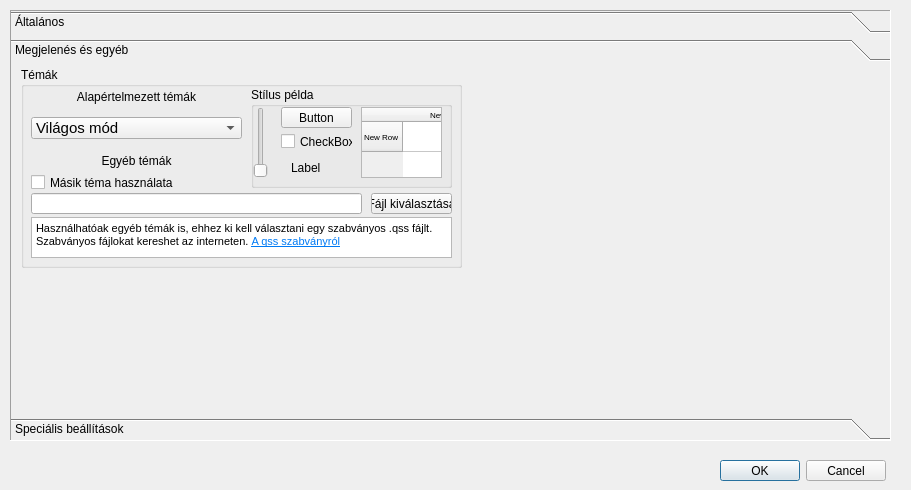
<?xml version="1.0" encoding="UTF-8"?>
<ui version="4.0">
 <class>settings</class>
 <widget class="QDialog" name="settings">
  <property name="geometry">
   <rect>
    <x>0</x>
    <y>0</y>
    <width>911</width>
    <height>490</height>
   </rect>
  </property>
  <property name="windowTitle">
   <string>Dialog</string>
  </property>
  <property name="whatsThis">
   <string/>
  </property>
  <widget class="QToolBox" name="toolbox">
   <property name="geometry">
    <rect>
     <x>10</x>
     <y>10</y>
     <width>881</width>
     <height>431</height>
    </rect>
   </property>
   <property name="frameShape">
    <enum>QFrame::Panel</enum>
   </property>
   <property name="frameShadow">
    <enum>QFrame::Sunken</enum>
   </property>
   <property name="currentIndex">
    <number>1</number>
   </property>
   <property name="tabSpacing">
    <number>6</number>
   </property>
   <widget class="QWidget" name="page">
    <property name="geometry">
     <rect>
      <x>0</x>
      <y>0</y>
      <width>879</width>
      <height>348</height>
     </rect>
    </property>
    <attribute name="label">
     <string>Általános</string>
    </attribute>
    <widget class="QGroupBox" name="groupBox">
     <property name="geometry">
      <rect>
       <x>10</x>
       <y>30</y>
       <width>231</width>
       <height>181</height>
      </rect>
     </property>
     <property name="title">
      <string>Beavatkozási lehetőségek beállítása</string>
     </property>
     <widget class="QPushButton" name="pushButton">
      <property name="geometry">
       <rect>
        <x>10</x>
        <y>140</y>
        <width>211</width>
        <height>21</height>
       </rect>
      </property>
      <property name="whatsThis">
       <string>&lt;html&gt;&lt;head/&gt;&lt;body&gt;&lt;p&gt;Az alapértelmezett beállítások visszaállítása a beavatkozási lehetőségek csoportban&lt;/p&gt;&lt;/body&gt;&lt;/html&gt;</string>
      </property>
      <property name="styleSheet">
       <string notr="true">QPushButton{background-color:red;}</string>
      </property>
      <property name="text">
       <string>Alapértelmezettek visszaállítása</string>
      </property>
     </widget>
     <widget class="QCheckBox" name="checkBox">
      <property name="geometry">
       <rect>
        <x>10</x>
        <y>30</y>
        <width>211</width>
        <height>19</height>
       </rect>
      </property>
      <property name="whatsThis">
       <string>&lt;html&gt;&lt;head/&gt;&lt;body&gt;&lt;p&gt;A ballasztrendszer manuális vezérlésének engedélyezése. Ekkor a PÖFF számok slideren módosíthatóak.&lt;/p&gt;&lt;/body&gt;&lt;/html&gt;</string>
      </property>
      <property name="text">
       <string>Ballasztrendszer manuális engedélyezés</string>
      </property>
      <property name="checked">
       <bool>true</bool>
      </property>
     </widget>
     <widget class="QCheckBox" name="checkBox_2">
      <property name="geometry">
       <rect>
        <x>10</x>
        <y>50</y>
        <width>211</width>
        <height>19</height>
       </rect>
      </property>
      <property name="whatsThis">
       <string>&lt;html&gt;&lt;head/&gt;&lt;body&gt;&lt;p&gt;A tesztmerülések közben adódhat, hogy a ballaszttartályt le kell ereszteni teljesen. Ez kockázatos művelet, engedélyezése nem ajánlott merülés közben.&lt;/p&gt;&lt;/body&gt;&lt;/html&gt;</string>
      </property>
      <property name="styleSheet">
       <string notr="true">QCheckBox{color:red;}</string>
      </property>
      <property name="text">
       <string>Ballaszt leeresztés engedélyezése</string>
      </property>
     </widget>
     <widget class="QCheckBox" name="checkBox_3">
      <property name="geometry">
       <rect>
        <x>10</x>
        <y>70</y>
        <width>211</width>
        <height>19</height>
       </rect>
      </property>
      <property name="whatsThis">
       <string>&lt;html&gt;&lt;head/&gt;&lt;body&gt;&lt;p&gt;A robotkar frissítésének letiltása. Ez a jobboldali grafikára vonatkozik.&lt;/p&gt;&lt;/body&gt;&lt;/html&gt;</string>
      </property>
      <property name="text">
       <string>Robotkar vezérelhető</string>
      </property>
      <property name="checked">
       <bool>true</bool>
      </property>
     </widget>
     <widget class="QCheckBox" name="checkBox_4">
      <property name="geometry">
       <rect>
        <x>10</x>
        <y>90</y>
        <width>211</width>
        <height>19</height>
       </rect>
      </property>
      <property name="whatsThis">
       <string>&lt;html&gt;&lt;head/&gt;&lt;body&gt;&lt;p&gt;A rendszerbe épjtett parancssor adott esetben letiltható. Itt bizonyos adatok kinyerhetők, és átállíhatók.&lt;/p&gt;&lt;/body&gt;&lt;/html&gt;</string>
      </property>
      <property name="text">
       <string>Parancssor elérhető</string>
      </property>
      <property name="checked">
       <bool>true</bool>
      </property>
     </widget>
     <widget class="QCheckBox" name="checkBox_5">
      <property name="geometry">
       <rect>
        <x>10</x>
        <y>110</y>
        <width>211</width>
        <height>19</height>
       </rect>
      </property>
      <property name="whatsThis">
       <string>&lt;html&gt;&lt;head/&gt;&lt;body&gt;&lt;p&gt;Pontonhajó vezérléséne engedélyezése. A rendszerhez ez a herdver egyenlőre nincsen hozzákapcsolva. Kiküszöbölhető a véletlen átállítás, ami  a fedélzeten szükségtelen és konfliktusos beállítást eredményezhet.&lt;/p&gt;&lt;/body&gt;&lt;/html&gt;</string>
      </property>
      <property name="text">
       <string>Pontonhajó elérhető</string>
      </property>
      <property name="checked">
       <bool>true</bool>
      </property>
     </widget>
    </widget>
    <widget class="QGroupBox" name="groupBox_2">
     <property name="geometry">
      <rect>
       <x>250</x>
       <y>30</y>
       <width>231</width>
       <height>181</height>
      </rect>
     </property>
     <property name="title">
      <string>Háttérfolyamatok beállítása</string>
     </property>
     <widget class="QSpinBox" name="spinBox">
      <property name="geometry">
       <rect>
        <x>180</x>
        <y>50</y>
        <width>42</width>
        <height>22</height>
       </rect>
      </property>
     </widget>
     <widget class="QLabel" name="label">
      <property name="geometry">
       <rect>
        <x>10</x>
        <y>50</y>
        <width>171</width>
        <height>21</height>
       </rect>
      </property>
      <property name="text">
       <string>Érkező adatok frissítési ideje (ms):</string>
      </property>
     </widget>
     <widget class="QCheckBox" name="checkBox_6">
      <property name="geometry">
       <rect>
        <x>10</x>
        <y>30</y>
        <width>141</width>
        <height>19</height>
       </rect>
      </property>
      <property name="styleSheet">
       <string notr="true">QCheckBox{color:red;}</string>
      </property>
      <property name="text">
       <string>Felület frissítése</string>
      </property>
      <property name="checked">
       <bool>true</bool>
      </property>
     </widget>
     <widget class="QCheckBox" name="checkBox_7">
      <property name="geometry">
       <rect>
        <x>10</x>
        <y>80</y>
        <width>191</width>
        <height>19</height>
       </rect>
      </property>
      <property name="whatsThis">
       <string comment="Mi ez?">&lt;html&gt;&lt;head/&gt;&lt;body&gt;&lt;p&gt;A csatlakoztatható joystick kezeléséhez külön folyamat szükséges. Ez számítási kapacitást igényel, valamint maradványfolyamatokat hagyhat fent. Vezérlés esetén ajánlott engedélyezni.&lt;/p&gt;&lt;/body&gt;&lt;/html&gt;</string>
      </property>
      <property name="text">
       <string>Joystick folyamat engedélyezése</string>
      </property>
      <property name="checked">
       <bool>true</bool>
      </property>
     </widget>
     <widget class="QCheckBox" name="checkBox_8">
      <property name="geometry">
       <rect>
        <x>10</x>
        <y>100</y>
        <width>191</width>
        <height>19</height>
       </rect>
      </property>
      <property name="whatsThis">
       <string>&lt;html&gt;&lt;head/&gt;&lt;body&gt;&lt;p&gt;A fedélzeti kamera képének vételéhez külön folyamat szükséges. Ez számítási kapacitást igényel, valamint maradványfolyamatokat hagyhat fent. Vezérlés esetén ajánlott engedélyezni. A kép csak a fő felületen engedélyezés után érkezik.&lt;/p&gt;&lt;/body&gt;&lt;/html&gt;</string>
      </property>
      <property name="text">
       <string>Kép folyamat engedélyezése</string>
      </property>
      <property name="checked">
       <bool>true</bool>
      </property>
     </widget>
     <widget class="QCheckBox" name="checkBox_9">
      <property name="geometry">
       <rect>
        <x>10</x>
        <y>120</y>
        <width>201</width>
        <height>19</height>
       </rect>
      </property>
      <property name="whatsThis">
       <string>&lt;html&gt;&lt;head/&gt;&lt;body&gt;&lt;p&gt;A fedélzettel történő kommunikációt a rendszer egy másik létrehozott szálon (thread) végzi. A letiltás esetén az adatok nem fognak frissülni, valamint a küldés sem fog megfelelően működni.&lt;/p&gt;&lt;/body&gt;&lt;/html&gt;</string>
      </property>
      <property name="text">
       <string>Kommunikációs szál engedélyezése</string>
      </property>
      <property name="checked">
       <bool>true</bool>
      </property>
     </widget>
     <widget class="QPushButton" name="pushButton_2">
      <property name="geometry">
       <rect>
        <x>179</x>
        <y>27</y>
        <width>41</width>
        <height>21</height>
       </rect>
      </property>
      <property name="whatsThis">
       <string>A felület frissítése és az érkező adatok frissítési idejének resetelése</string>
      </property>
      <property name="text">
       <string>Reset</string>
      </property>
     </widget>
    </widget>
    <widget class="QLabel" name="label_2">
     <property name="geometry">
      <rect>
       <x>10</x>
       <y>0</y>
       <width>861</width>
       <height>21</height>
      </rect>
     </property>
     <property name="text">
      <string>&lt;html&gt;&lt;head/&gt;&lt;body&gt;&lt;p&gt;Segítség: A beállítások többségéhez hozzáadásra került a &lt;span style=&quot; font-weight:600;&quot;&gt;What's this?&lt;/span&gt; funkció. Ekkor a jobb egérgombbal megnyitható egy rövid leírés a beállításról.&lt;/p&gt;&lt;/body&gt;&lt;/html&gt;</string>
     </property>
    </widget>
   </widget>
   <widget class="QWidget" name="page_3">
    <property name="geometry">
     <rect>
      <x>0</x>
      <y>0</y>
      <width>879</width>
      <height>348</height>
     </rect>
    </property>
    <attribute name="label">
     <string>Megjelenés és egyéb</string>
    </attribute>
    <widget class="QGroupBox" name="groupBox_3">
     <property name="geometry">
      <rect>
       <x>10</x>
       <y>0</y>
       <width>441</width>
       <height>201</height>
      </rect>
     </property>
     <property name="title">
      <string>Témák</string>
     </property>
     <widget class="QLabel" name="label_3">
      <property name="geometry">
       <rect>
        <x>10</x>
        <y>20</y>
        <width>211</width>
        <height>21</height>
       </rect>
      </property>
      <property name="text">
       <string>&lt;html&gt;&lt;head/&gt;&lt;body&gt;&lt;p align=&quot;center&quot;&gt;&lt;span style=&quot; font-size:9pt;&quot;&gt;Alapértelmezett témák&lt;/span&gt;&lt;/p&gt;&lt;/body&gt;&lt;/html&gt;</string>
      </property>
     </widget>
     <widget class="QComboBox" name="temavalaszto">
      <property name="geometry">
       <rect>
        <x>10</x>
        <y>50</y>
        <width>211</width>
        <height>22</height>
       </rect>
      </property>
      <property name="styleSheet">
       <string notr="true">QComboBox{font-size: 11pt;}</string>
      </property>
      <item>
       <property name="text">
        <string>Világos mód</string>
       </property>
      </item>
      <item>
       <property name="text">
        <string>Sötét mód</string>
       </property>
      </item>
      <item>
       <property name="text">
        <string>Nagy kontrasztú mód</string>
       </property>
      </item>
     </widget>
     <widget class="QLabel" name="label_4">
      <property name="geometry">
       <rect>
        <x>10</x>
        <y>84</y>
        <width>211</width>
        <height>21</height>
       </rect>
      </property>
      <property name="text">
       <string>&lt;html&gt;&lt;head/&gt;&lt;body&gt;&lt;p align=&quot;center&quot;&gt;&lt;span style=&quot; font-size:9pt;&quot;&gt;Egyéb témák&lt;/span&gt;&lt;/p&gt;&lt;/body&gt;&lt;/html&gt;</string>
      </property>
     </widget>
     <widget class="QCheckBox" name="masiktema">
      <property name="geometry">
       <rect>
        <x>10</x>
        <y>106</y>
        <width>191</width>
        <height>19</height>
       </rect>
      </property>
      <property name="text">
       <string>Másik téma használata</string>
      </property>
     </widget>
     <widget class="QLineEdit" name="filename_tema">
      <property name="geometry">
       <rect>
        <x>10</x>
        <y>126</y>
        <width>331</width>
        <height>21</height>
       </rect>
      </property>
     </widget>
     <widget class="QPushButton" name="filevalasztas">
      <property name="geometry">
       <rect>
        <x>350</x>
        <y>126</y>
        <width>81</width>
        <height>21</height>
       </rect>
      </property>
      <property name="text">
       <string>Fájl kiválasztása</string>
      </property>
     </widget>
     <widget class="QGroupBox" name="temateszt">
      <property name="geometry">
       <rect>
        <x>230</x>
        <y>20</y>
        <width>201</width>
        <height>101</height>
       </rect>
      </property>
      <property name="title">
       <string>Stílus példa</string>
      </property>
      <widget class="QSlider" name="verticalSlider">
       <property name="geometry">
        <rect>
         <x>2</x>
         <y>20</y>
         <width>16</width>
         <height>71</height>
        </rect>
       </property>
       <property name="orientation">
        <enum>Qt::Vertical</enum>
       </property>
      </widget>
      <widget class="QPushButton" name="pushButton_3">
       <property name="geometry">
        <rect>
         <x>30</x>
         <y>20</y>
         <width>71</width>
         <height>21</height>
        </rect>
       </property>
       <property name="text">
        <string>Button</string>
       </property>
      </widget>
      <widget class="QCheckBox" name="checkBox_11">
       <property name="geometry">
        <rect>
         <x>30</x>
         <y>45</y>
         <width>72</width>
         <height>19</height>
        </rect>
       </property>
       <property name="text">
        <string>CheckBox</string>
       </property>
      </widget>
      <widget class="QTableWidget" name="tableWidget">
       <property name="geometry">
        <rect>
         <x>110</x>
         <y>20</y>
         <width>81</width>
         <height>71</height>
        </rect>
       </property>
       <row>
        <property name="text">
         <string>New Row</string>
        </property>
        <property name="font">
         <font>
          <pointsize>6</pointsize>
         </font>
        </property>
       </row>
       <column>
        <property name="text">
         <string>New Column</string>
        </property>
        <property name="font">
         <font>
          <pointsize>6</pointsize>
         </font>
        </property>
       </column>
       <item row="0" column="0">
        <property name="textAlignment">
         <set>AlignHCenter|AlignBottom</set>
        </property>
       </item>
      </widget>
      <widget class="QLabel" name="label_6">
       <property name="geometry">
        <rect>
         <x>40</x>
         <y>70</y>
         <width>51</width>
         <height>21</height>
        </rect>
       </property>
       <property name="text">
        <string>Label</string>
       </property>
      </widget>
     </widget>
    </widget>
    <widget class="QTextBrowser" name="qssszabvany">
     <property name="geometry">
      <rect>
       <x>20</x>
       <y>150</y>
       <width>421</width>
       <height>41</height>
      </rect>
     </property>
     <property name="html">
      <string>&lt;!DOCTYPE HTML PUBLIC &quot;-//W3C//DTD HTML 4.0//EN&quot; &quot;http://www.w3.org/TR/REC-html40/strict.dtd&quot;&gt;
&lt;html&gt;&lt;head&gt;&lt;meta name=&quot;qrichtext&quot; content=&quot;1&quot; /&gt;&lt;style type=&quot;text/css&quot;&gt;
p, li { white-space: pre-wrap; }
&lt;/style&gt;&lt;/head&gt;&lt;body style=&quot; font-family:'MS Shell Dlg 2'; font-size:8.25pt; font-weight:400; font-style:normal;&quot;&gt;
&lt;p style=&quot; margin-top:12px; margin-bottom:12px; margin-left:0px; margin-right:0px; -qt-block-indent:0; text-indent:0px;&quot;&gt;Használhatóak egyéb témák is, ehhez ki kell választani egy szabványos .qss fájlt. Szabványos fájlokat kereshet az interneten. &lt;a href=&quot;https://doc.qt.io/qt-5/stylesheet-syntax.html&quot;&gt;&lt;span style=&quot; font-size:8pt; text-decoration: underline; color:#007af4;&quot;&gt;A qss szabványról&lt;/span&gt;&lt;/a&gt;&lt;/p&gt;&lt;/body&gt;&lt;/html&gt;</string>
     </property>
    </widget>
   </widget>
   <widget class="QWidget" name="page_2">
    <property name="geometry">
     <rect>
      <x>0</x>
      <y>0</y>
      <width>879</width>
      <height>348</height>
     </rect>
    </property>
    <attribute name="label">
     <string>Speciális beállítások</string>
    </attribute>
   </widget>
  </widget>
  <widget class="QDialogButtonBox" name="okbox">
   <property name="geometry">
    <rect>
     <x>715</x>
     <y>460</y>
     <width>171</width>
     <height>21</height>
    </rect>
   </property>
   <property name="standardButtons">
    <set>QDialogButtonBox::Cancel|QDialogButtonBox::Ok</set>
   </property>
  </widget>
 </widget>
 <resources/>
 <connections>
  <connection>
   <sender>filevalasztas</sender>
   <signal>clicked()</signal>
   <receiver>settings</receiver>
   <slot>chooseFile()</slot>
   <hints>
    <hint type="sourcelabel">
     <x>426</x>
     <y>199</y>
    </hint>
    <hint type="destinationlabel">
     <x>635</x>
     <y>470</y>
    </hint>
   </hints>
  </connection>
 </connections>
 <slots>
  <slot>chooseFile()</slot>
 </slots>
</ui>
